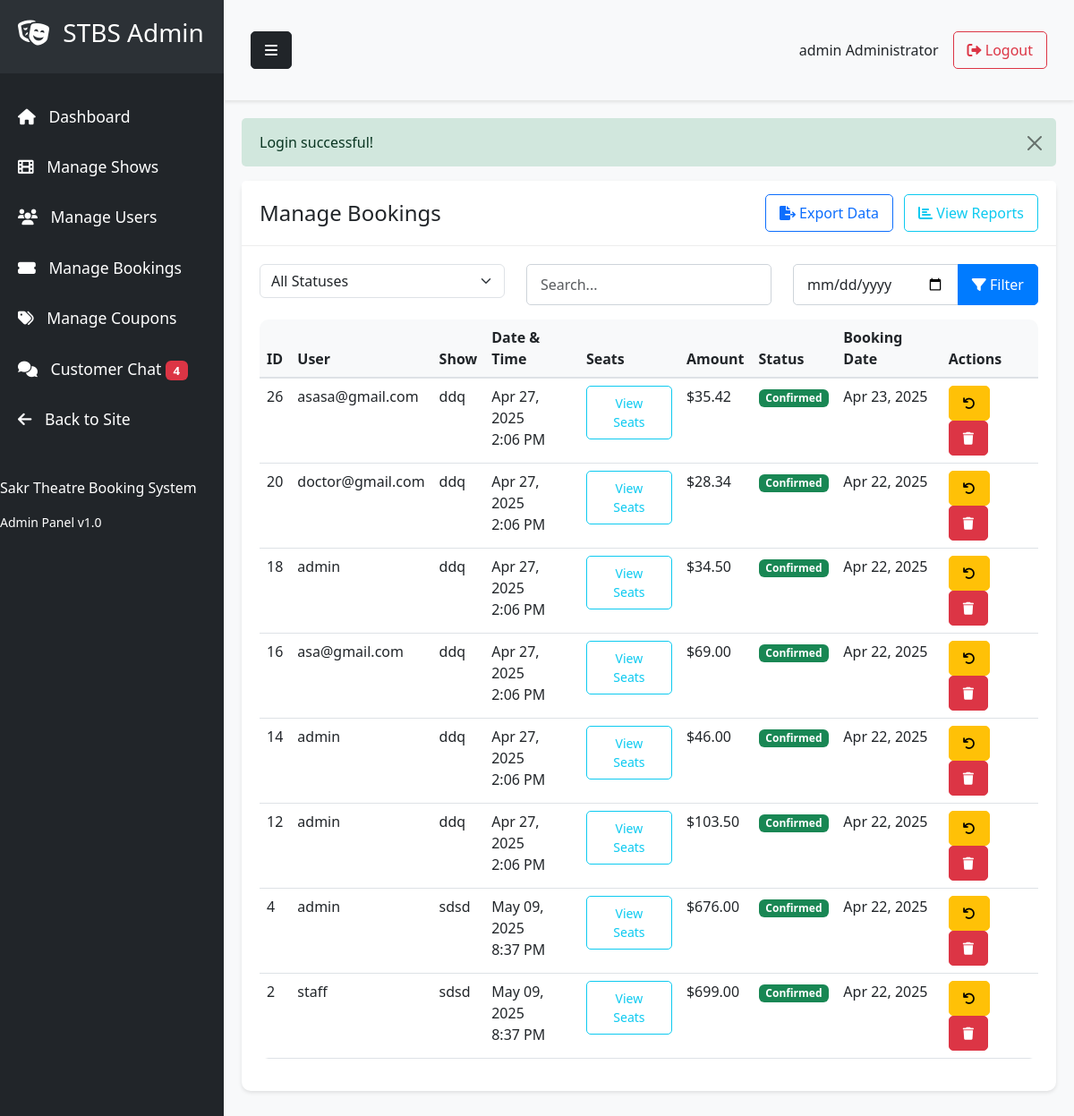
/pages/admin/admin_bookings.php (signed in), run on the app's committed database.
### tables this page shows
CREATE TABLE `bookings` (
  `id` int UNSIGNED NOT NULL,
  `user_id` int UNSIGNED DEFAULT NULL,
  `showtime_id` int UNSIGNED DEFAULT NULL,
  `booking_date` timestamp NULL DEFAULT CURRENT_TIMESTAMP,
  `total_amount` decimal(10,2) NOT NULL,
  `payment_status` enum('Pending','Completed','Failed') DEFAULT 'Pending'
);

CREATE TABLE `users` (
  `id` int UNSIGNED NOT NULL,
  `username` varchar(30) NOT NULL,
  `password` varchar(255) NOT NULL,
  `email` varchar(50) NOT NULL,
  `full_name` varchar(100) DEFAULT NULL,
  `phone` varchar(15) DEFAULT NULL,
  `address` text,
  `age` int DEFAULT NULL,
  `role` enum('user','admin','staff') DEFAULT 'user',
  `created_at` timestamp NULL DEFAULT CURRENT_TIMESTAMP
);

CREATE TABLE `shows` (
  `id` int UNSIGNED NOT NULL,
  `title` varchar(100) NOT NULL,
  `description` text,
  `duration` int NOT NULL,
  `language` varchar(30) DEFAULT NULL,
  `genre` varchar(30) DEFAULT NULL,
  `age_rating` varchar(5) DEFAULT NULL,
  `image_url` varchar(255) DEFAULT NULL,
  `created_at` timestamp NULL DEFAULT CURRENT_TIMESTAMP
);

CREATE TABLE `showtimes` (
  `id` int UNSIGNED NOT NULL,
  `show_id` int UNSIGNED DEFAULT NULL,
  `date` date NOT NULL,
  `time` time NOT NULL,
  `hall` varchar(30) NOT NULL,
  `price` decimal(10,2) NOT NULL
);

### includes/functions.php (called while the page is built, shortened)
<?php
function getAllBookings() {
    global $conn;
    $bookings = [];
    $sql = "SELECT b.id, b.user_id, b.showtime_id, b.total_amount, b.booking_date,
           u.username, s.title as show_title, st.date, st.time
           FROM bookings b
           JOIN users u ON b.user_id = u.id
           JOIN showtimes st ON b.showtime_id = st.id
           JOIN shows s ON st.show_id = s.id
           ORDER BY b.booking_date DESC";
    $result = $conn->query($sql);
    while ($row = $result->fetch_assoc()) {
        $bookings[] = $row;
    }
    return $bookings;
}
?>

### pages/admin/admin_bookings.php (the view, shortened to what this page needs)
<?php
require_once __DIR__ . '/../../includes/db_config.php';
require_once __DIR__ . '/../../includes/functions.php';
include __DIR__ . '/../../templates/admin_header.php';
$bookings = getAllBookings();
?>
<div class="card">
    <div class="card-header d-flex justify-content-between align-items-center">
        <h4 class="mb-0">Manage Bookings</h4>
        <div>
            <button class="btn btn-outline-primary me-2" id="exportBtn">
                <i class="fas fa-file-export"></i> Export Data
            </button>
            <a href="/pages/admin/admin_booking_reports.php" class="btn btn-outline-info">
                <i class="fas fa-chart-bar"></i> View Reports
            </a>
        </div>
    </div>
    <div class="card-body">
        <div class="row mb-3">
            <div class="col-md-4">
                <select id="statusFilter" class="form-select">
                    <option value="">All Statuses</option>
                </select>
            </div>
            <div class="col-md-4">
                <input type="text" id="searchInput" class="form-control" placeholder="Search...">
            </div>
            <div class="col-md-4">
                <div class="input-group">
                    <input type="date" id="dateFilter" class="form-control">
                    <button class="btn btn-primary" id="filterBtn">
                        <i class="fas fa-filter"></i> Filter
                    </button>
                </div>
            </div>
        </div>
        <div class="table-responsive">
            <table class="table table-hover">
                <thead>
                    <tr>
                        <th>ID</th>
                        <th>User</th>
                        <th>Show</th>
                        <th>Date & Time</th>
                        <th>Seats</th>
                        <th>Amount</th>
                        <th>Status</th>
                        <th>Booking Date</th>
                        <th>Actions</th>
                    </tr>
                </thead>
                <tbody>
                    <?php if (empty($bookings)): ?>
                        <tr>
                            <td colspan="9" class="text-center">No bookings found</td>
                        </tr>
                    <?php else: ?>
                        <?php foreach ($bookings as $booking): ?>
                            <tr class="booking-row" data-status="<?php echo $booking['status'] ?? 'confirmed'; ?>">
                                <td><?php echo $booking['id']; ?></td>
                                <td><?php echo htmlspecialchars($booking['username']); ?></td>
                                <td><?php echo htmlspecialchars($booking['show_title']); ?></td>
                                <td>
                                    <?php echo date('M d, Y', strtotime($booking['date'])); ?><br>
                                    <?php echo date('g:i A', strtotime($booking['time'])); ?>
                                </td>
                                <td>
                                    <button type="button" class="btn btn-sm btn-outline-info"
                                            data-bs-toggle="modal"
                                            data-bs-target="#viewSeatsModal"
                                            data-booking-id="<?php echo $booking['id']; ?>"
                                            data-show-title="<?php echo htmlspecialchars($booking['show_title']); ?>">
                                        View Seats
                                    </button>
                                </td>
                                <td>$<?php echo number_format($booking['total_amount'], 2); ?></td>
                                <td>
                                    <?php
                                    $status = $booking['status'] ?? 'confirmed';
                                    $badge_class = 'success';
                                    ?>
                                    <span class="badge bg-<?php echo $badge_class; ?>"><?php echo ucfirst($status); ?></span>
                                </td>
                                <td><?php echo date('M d, Y', strtotime($booking['booking_date'])); ?></td>
                                <td>
                                    <?php if ($status !== 'refunded' && $status !== 'cancelled'): ?>
                                    <button type="button" class="btn btn-sm btn-warning me-1"
                                            data-bs-toggle="modal"
                                            data-bs-target="#refundBookingModal"
                                            data-booking-id="<?php echo $booking['id']; ?>"
                                            data-show-title="<?php echo htmlspecialchars($booking['show_title']); ?>"
                                            data-amount="<?php echo number_format($booking['total_amount'], 2); ?>">
                                        <i class="fas fa-undo"></i>
                                    </button>
                                    <?php endif; ?>
                                    <button type="button" class="btn btn-sm btn-danger"
                                            data-bs-toggle="modal"
                                            data-bs-target="#deleteBookingModal"
                                            data-booking-id="<?php echo $booking['id']; ?>"
                                            data-show-title="<?php echo htmlspecialchars($booking['show_title']); ?>">
                                        <i class="fas fa-trash"></i>
                                    </button>
                                </td>
                            </tr>
                        <?php endforeach; ?>
                    <?php endif; ?>
                </tbody>
            </table>
        </div>
    </div>
</div>
<?php include __DIR__ . '/../../templates/admin_footer.php'; ?>

### css/admin.css (style rules this page uses)
:root { --sidebar-width: 250px; --header-height: 60px; }
body { font-family: 'Segoe UI', Tahoma, Geneva, Verdana, sans-serif; background-color: #f8f9fa; }
.card { border: none; border-radius: 10px; box-shadow: 0 2px 4px rgba(0,0,0,0.1); margin-bottom: 20px; }
.card-header { background-color: #fff; border-bottom: 1px solid #eee; padding: 15px 20px; }
.card-body { padding: 20px; }
.table { background-color: #fff; border-radius: 10px; overflow: hidden; }
.table thead th { background-color: #f8f9fa; border-bottom: 2px solid #dee2e6; }
.btn { border-radius: 5px; padding: 8px 15px; font-weight: 500; }
.btn-primary { background-color: #007bff; border-color: #007bff; }
.btn-danger { background-color: #dc3545; border-color: #dc3545; }
.form-control { border-radius: 5px; border: 1px solid #ced4da; padding: 10px 15px; }

### data on the page
bookings: id "26", user.username "asasa@gmail.com", shows.title "ddq", showtime.date "Apr 27, 2025", showtime.time "2:06 PM", total_amount "35.42", status "Confirmed", booking_date "Apr 23, 2025"
bookings: id "20", user.username "doctor@gmail.com", shows.title "ddq", showtime.date "Apr 27, 2025", showtime.time "2:06 PM", total_amount "28.34", status "Confirmed", booking_date "Apr 22, 2025"
bookings: id "18", user.username "admin", shows.title "ddq", showtime.date "Apr 27, 2025", showtime.time "2:06 PM", total_amount "34.50", status "Confirmed", booking_date "Apr 22, 2025"
bookings: id "16", user.username "asa@gmail.com", shows.title "ddq", showtime.date "Apr 27, 2025", showtime.time "2:06 PM", total_amount "69.00", status "Confirmed", booking_date "Apr 22, 2025"
bookings: id "14", user.username "admin", shows.title "ddq", showtime.date "Apr 27, 2025", showtime.time "2:06 PM", total_amount "46.00", status "Confirmed", booking_date "Apr 22, 2025"
bookings: id "12", user.username "admin", shows.title "ddq", showtime.date "Apr 27, 2025", showtime.time "2:06 PM", total_amount "103.50", status "Confirmed", booking_date "Apr 22, 2025"
bookings: id "4", user.username "admin", shows.title "sdsd", showtime.date "May 09, 2025", showtime.time "8:37 PM", total_amount "676.00", status "Confirmed", booking_date "Apr 22, 2025"
bookings: id "2", user.username "staff", shows.title "sdsd", showtime.date "May 09, 2025", showtime.time "8:37 PM", total_amount "699.00", status "Confirmed", booking_date "Apr 22, 2025"

### other printed values
$chatUnreadCount "4"
$_SESSION['username'] "admin"
$_SESSION['message'] "Login successful!"
